Frame 1 (no input): blank canvas, image omitted
Frame 60 (no input): blank canvas, image omitted
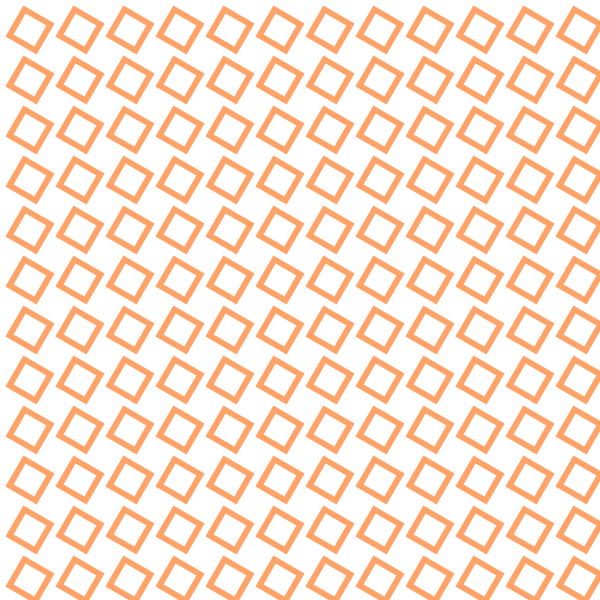
Frame 120 (the mouse pressed at the canvas centre since frame 60)

The p5.js sketch whose frames 1 and 60 were blank and that drew this single picture after the mouse press (run headless with seeded random() and noise() and a simulated clock; from frame 60 on, the mouse is pressed at the canvas centre):

// p5.js sketch
// ── sketch.js
/*
Generative program

Rules:
1. Draw rectangles in a grid
2. When the mouse moves up and down the y-axis the strokecolor of
the rectangles change gradually
3. also, the rectangles rotate
3. When the mouse moves along the x-axis the strokeweight and the
size of the rectangles increase

*/

function setup() {
createCanvas(600,600);
}

function draw() {
background(255);
frameRate(30);

strokeWeight(mouseX / 50);
stroke(255,200/(mouseY/150),0,150);
fill(255);

  for(var x = 30; x < width; x += 50){
  for(var y = 30; y < height; y += 50){
    push();
    translate(x,y);
    rotate(radians(mouseY));
    rectMode(CENTER);
    rect(0,0,mouseX/10, mouseX/10);
    pop();
  }
  }

}
